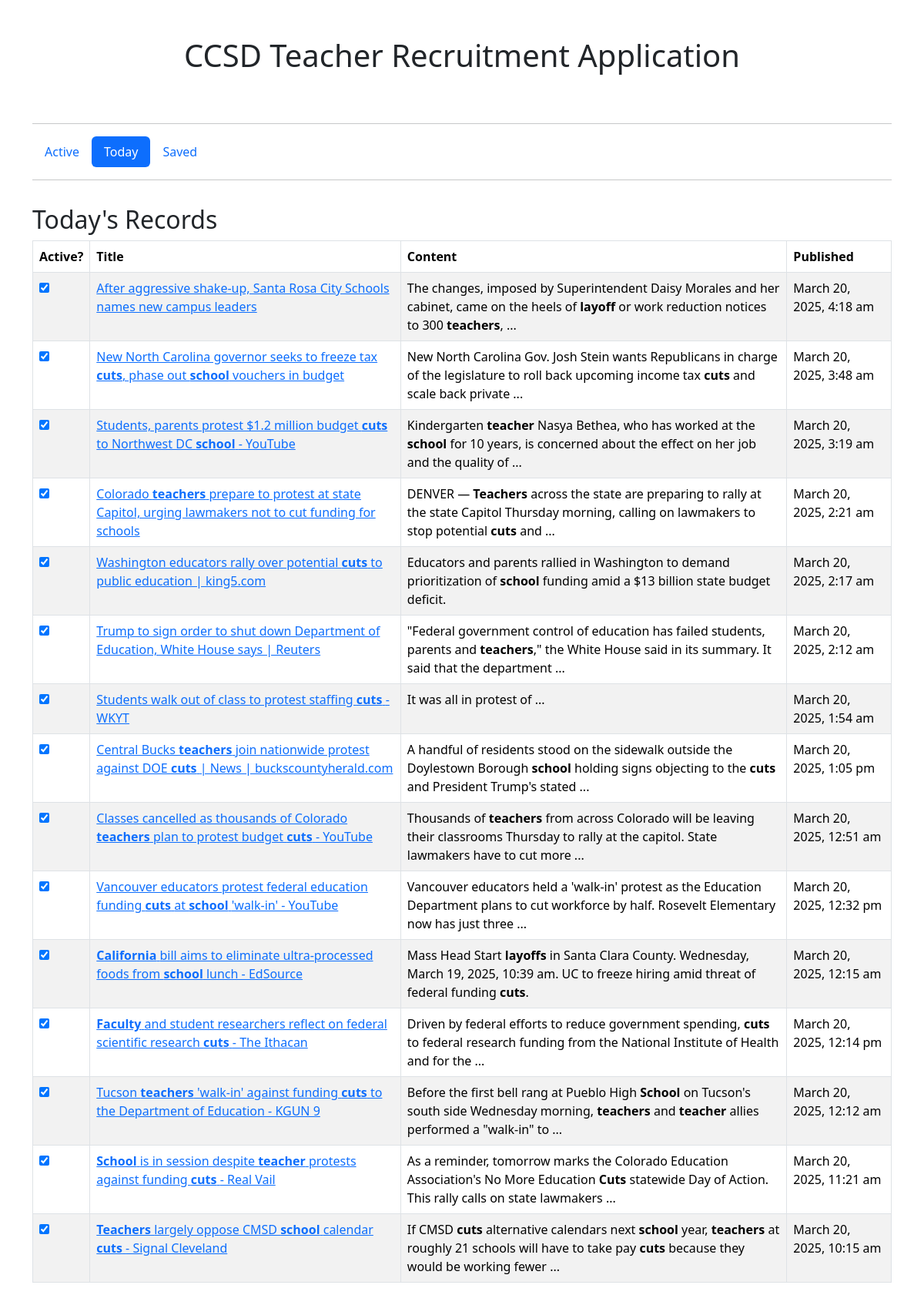
Before: /today.php with the older database file.
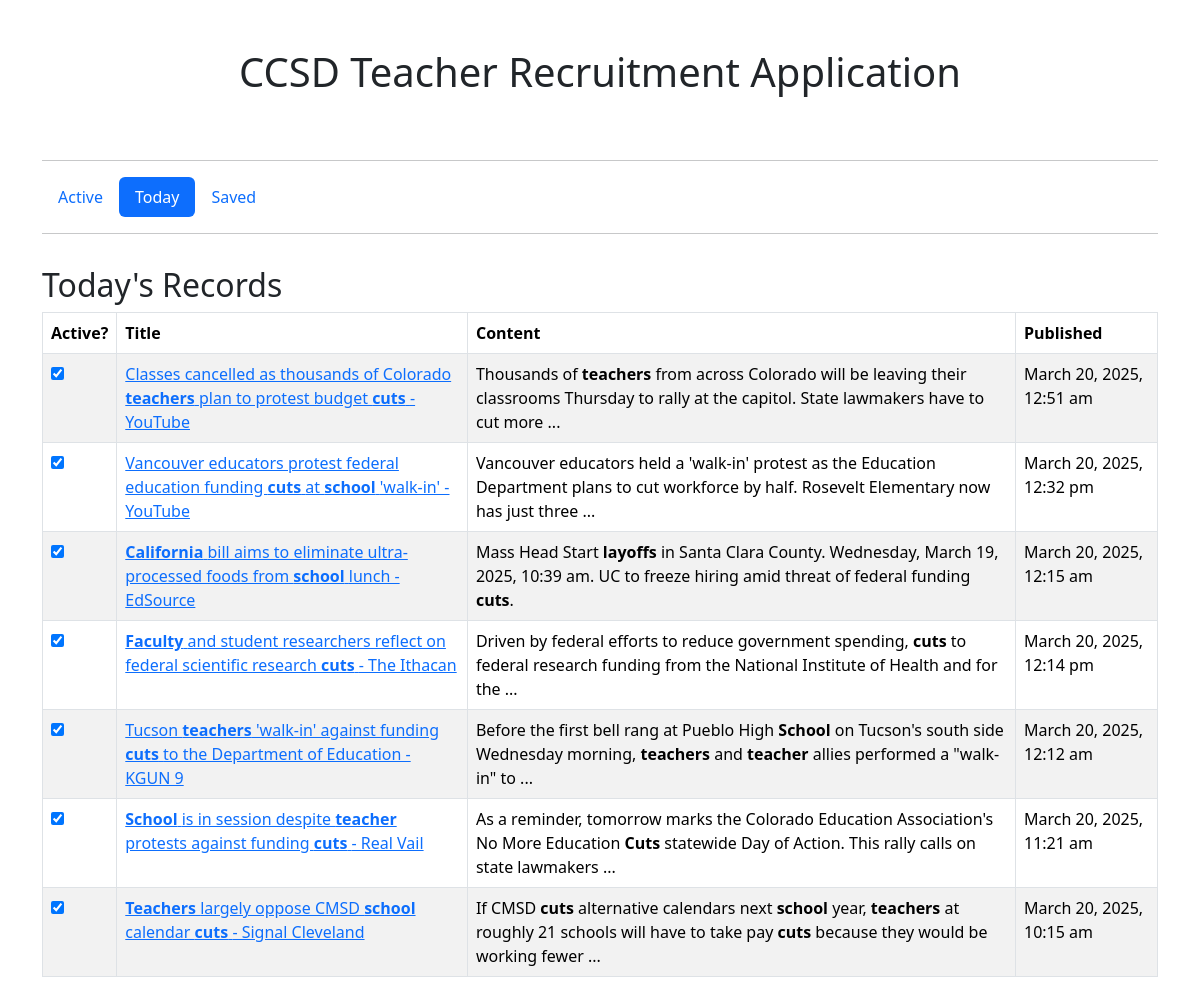
After: the same page with the newer database file.
### tables this page shows
CREATE TABLE teacherRecruitment (
    id INTEGER PRIMARY KEY, 
    title TEXT, 
    content TEXT, 
    published TEXT, 
    link TEXT,
    active BOOLEAN DEFAULT 1, 
    saved BOOLEAN DEFAULT 0,
    UNIQUE(title, content, link)
);

### today.php (the view, shortened to what this page needs)
<?php
include('includes/head.php');
include('includes/header.php');
$db = new SQLite3('teacherRecruitment.db');
$today = date("F j, Y");
?>
    <div class="container">
        <div class="row">
            <div class="col">
                <h2>Today's Records</h2>
                <table id="todayTable" class="table table-striped table-bordered">
                    <thead>
                    <tr>
                        <th>Active?</th>
                        <th>Title</th>
                        <th>Content</th>
                        <th>Published</th>
                    </tr>
                    </thead>
                    <tbody>
                    <?php
                    $stmt = $db->prepare("SELECT * FROM teacherRecruitment WHERE published LIKE :today AND active = 1 ORDER BY published DESC");
                    $stmt->bindValue(':today', '%' . $today . '%', SQLITE3_TEXT);
                    $results = $stmt->execute();
                    while ($row = $results->fetchArray(SQLITE3_ASSOC)) { ?>
                        <tr>
                            <td><input id="active" type='checkbox' name='active' data-id='<?php echo $row['id']; ?>' <?php echo $row['active'] ? 'checked' : ''; ?>/></td>
                            <td><a href='<?php echo $row['link']; ?>'><?php echo $row['title']; ?></a></td>
                            <td><?php echo $row['content']; ?></td>
                            <td><?php echo $row['published'] ?></td>
                        </tr>
                        <?php
                    }
                    ?>
                    </tbody>
                </table>
            </div>
        </div>
    </div>
<?php include('includes/footer.php'); ?>

Changed rows visible on the page:
no longer on this page (row edited): teacherrecruitment: active "☑", title "After aggressive shake-up, Santa Rosa City Schools names new campus leaders", content "The changes, imposed by Superintendent Daisy Morales and her cabinet, came on the heels of layoff or work reduction notices to 300 teachers , ...", published "March 20, 2025, 4:18 am"
no longer on this page (row edited): teacherrecruitment: active "☑", title "New North Carolina governor seeks to freeze tax cuts , phase out school vouchers in budget", content "New North Carolina Gov. Josh Stein wants Republicans in charge of the legislature to roll back upcoming income tax cuts and scale back private ...", published "March 20, 2025, 3:48 am"
no longer on this page (row edited): teacherrecruitment: active "☑", title "Students, parents protest $1.2 million budget cuts to Northwest DC school - YouTube", content "Kindergarten teacher Nasya Bethea, who has worked at the school for 10 years, is concerned about the effect on her job and the quality of ...", published "March 20, 2025, 3:19 am"
no longer on this page (row edited): teacherrecruitment: active "☑", title "Colorado teachers prepare to protest at state Capitol, urging lawmakers not to cut funding for schools", content "DENVER — Teachers across the state are preparing to rally at the state Capitol Thursday morning, calling on lawmakers to stop potential cuts and ...", published "March 20, 2025, 2:21 am"
no longer on this page (row edited): teacherrecruitment: active "☑", title "Washington educators rally over potential cuts to public education | king5.com", content "Educators and parents rallied in Washington to demand prioritization of school funding amid a $13 billion state budget deficit.", published "March 20, 2025, 2:17 am"
no longer on this page (row edited): teacherrecruitment: active "☑", title "Trump to sign order to shut down Department of Education, White House says | Reuters", content "\"Federal government control of education has failed students, parents and teachers ,\" the White House said in its summary. It said that the department ...", published "March 20, 2025, 2:12 am"
no longer on this page (row edited): teacherrecruitment: active "☑", title "Students walk out of class to protest staffing cuts - WKYT", content "It was all in protest of ...", published "March 20, 2025, 1:54 am"
no longer on this page (row edited): teacherrecruitment: active "☑", title "Central Bucks teachers join nationwide protest against DOE cuts | News | buckscountyherald.com", content "A handful of residents stood on the sidewalk outside the Doylestown Borough school holding signs objecting to the cuts and President Trump's stated ...", published "March 20, 2025, 1:05 pm"
